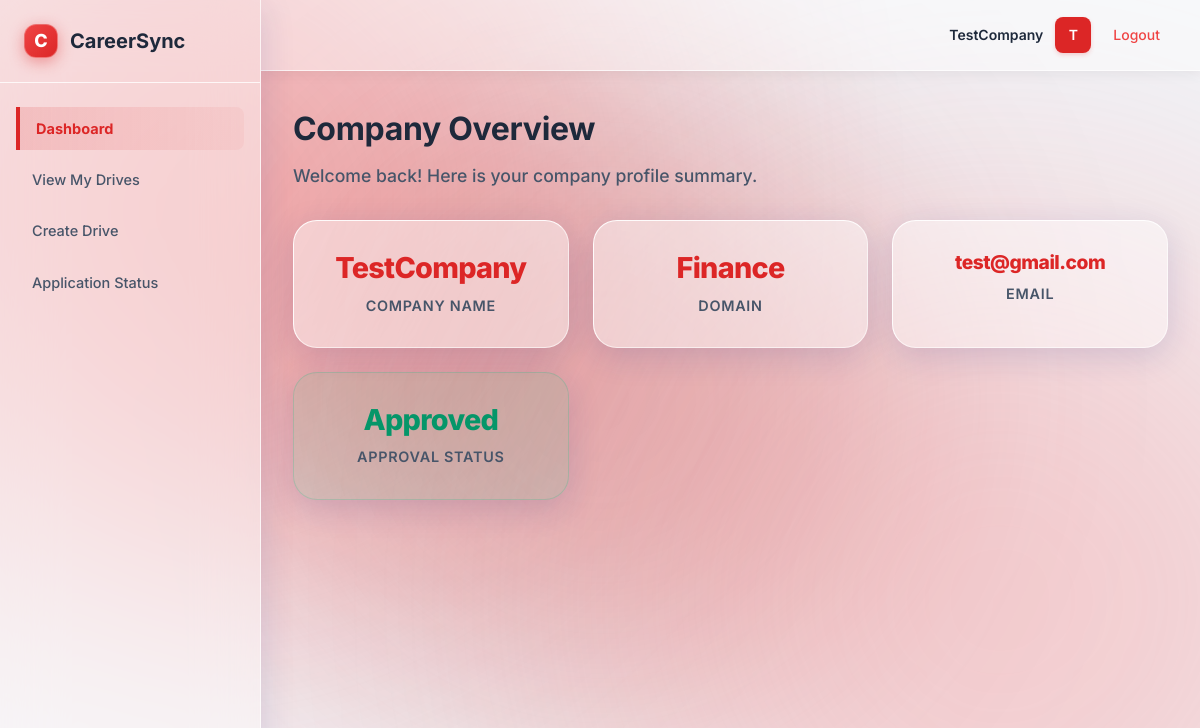
Page /company/dashboard (signed in) on the committed database.
### models.py (models this page shows)
class Company(db.Model):
    id = db.Column(db.Integer, primary_key = True)
    company_name = db.Column(db.String(100), nullable = False)
    email = db.Column(db.String(100), nullable = False, unique = True)
    pass_hash = db.Column(db.String(100), nullable = False )
    hr_contact = db.Column(db.Integer, nullable = False)
    website = db.Column(db.String(100), nullable = False)
    domain = db.Column(db.String(100), nullable = False)
    description = db.Column(db.Text, nullable = False)
    approval_status = db.Column(db.String(50), default = "Pending")
    is_active = db.Column(db.Boolean, default = True)
    created_at = db.Column(db.DateTime, default = datetime.now(UTC))
    type_of_employment = db.Column(db.String(100))
    drives = db.relationship('PlacementDrive', backref = 'company', lazy = True)

### app.py (the view)
@app.route("/company/dashboard")
def company_dashboard():
    if not company_logged_in():
        flash("Unauthorized access.")
        return redirect(url_for("login"))
    company = Company.query.get_or_404(session["user_id"])
    drives = PlacementDrive.query.filter_by(company_id = company.id).all()
    return render_template("company_dashboard.html", company = company, drives = drives)

### app.py (called while the page is built)
def company_logged_in():
    return "user_id" in session and session.get("role") =="company"

### templates/company_dashboard.html (shortened to what this page needs)
{% extends "base.html" %}
{% block content %}
<h1>Company Overview</h1>
<p style="color: var(--text-muted); margin-bottom: 30px; font-size: 1.1rem;">Welcome back! Here is your company profile summary.</p>
<div class="dashboard-grid">
    <div class="stat-card">
        <div class="stat-value">{{ company.company_name }}</div>
        <div class="stat-label">Company Name</div>
    </div>
    <div class="stat-card">
        <div class="stat-value">{{ company.domain }}</div>
        <div class="stat-label">Domain</div>
    </div>
    <div class="stat-card">
        <div class="stat-value" style="font-size: 1.2rem;">{{ company.email }}</div>
        <div class="stat-label">Email</div>
    </div>
    <div class="stat-card {% if company.approval_status == 'Approved' %}status-approved{% else %}status-pending{% endif %}">
        <div class="stat-value">
            {{ company.approval_status }}
        </div>
        <div class="stat-label">Approval Status</div>
    </div>
</div>
{% endblock %}

### templates/base.html (shortened to what this page needs)
<!DOCTYPE html>
<html lang="en">
<head>
</head>
<body>
    <div class="bg-orb"></div>
    <div class="app-layout">
        {% block sidebar %}
        <aside class="sidebar">
            <div class="sidebar-header">
                <div class="logo-icon">C</div>
                CareerSync
            </div>
            <nav class="sidebar-nav">
                {% if session.get('role') == 'admin' %}
                <a href="{{ url_for('admin_dashboard') }}" class="{{ 'active' if request.endpoint == 'admin_dashboard' else '' }}">Dashboard</a>
                <a href="{{ url_for('admin_companies') }}" class="{{ 'active' if request.endpoint == 'admin_companies' else '' }}">Manage Companies</a>
                <a href="{{ url_for('admin_drives') }}" class="{{ 'active' if request.endpoint == 'admin_drives' else '' }}">Placement Drives</a>
                <a href="{{ url_for('admin_students') }}" class="{{ 'active' if request.endpoint == 'admin_students' else '' }}">Manage Students</a>
                <a href="{{ url_for('admin_applications') }}" class="{{ 'active' if request.endpoint == 'admin_applications' else '' }}">View Applications</a>
                <a href="{{ url_for('admin_placements') }}" class="{{ 'active' if request.endpoint == 'admin_placements' else '' }}">Placement History</a>
                <a href="{{ url_for('admin_change_password') }}" class="{{ 'active' if request.endpoint == 'admin_change_password' else '' }}">Change Password</a>
                {% elif session.get('role') == 'company' %}
                <a href="{{ url_for('company_dashboard') }}" class="{{ 'active' if request.endpoint == 'company_dashboard' else '' }}">Dashboard</a>
                <a href="{{ url_for('company_drives') }}" class="{{ 'active' if request.endpoint == 'company_drives' else '' }}">View My Drives</a>
                <a href="{{ url_for('create_drive') }}" class="{{ 'active' if request.endpoint == 'create_drive' else '' }}">Create Drive</a>
                <a href="{{ url_for('company_status') }}" class="{{ 'active' if request.endpoint == 'company_status' else '' }}">Application Status</a>
                {% endif %}
            </nav>
        </aside>
        {% endblock %}
        <div class="main-wrapper">
            {% block topbar %}
            <header class="topbar">
                <div class="user-profile">
                    {% if session.get('role') %}
                    <span>{{ session.get('user_name', session.get('role') | title) }}</span>
                    <div class="user-avatar">{{ session.get('user_name', session.get('role'))[0] | upper }}</div>
                    <a href="{{ url_for('logout') }}" style="color: #ef4444; margin-left: 10px;">Logout</a>
                    {% else %}
                    <span>Guest User</span>
                    <div class="user-avatar" style="background:#cbd5e1; color: #475569;">G</div>
                    {% endif %}
                </div>
            </header>
            {% endblock %}
            {% block page_container %}
            <div class="container">
                {% block content %}{% endblock %}
            </div>
            {% endblock %}
        </div>
    </div>
</body>
</html>

### templates/company_dashboard.html (style rules this page uses)
.dashboard-grid { display: grid; grid-template-columns: repeat(auto-fit, minmax(240px, 1fr)); gap: 24px; margin-top: 24px; }
.stat-card { background: var(--bg-glass); backdrop-filter: blur(30px); -webkit-backdrop-filter: blur(30px); border-radius: var(--radius-lg); padding: 30px 24px; border: 1px solid var(--border-glass); border-top: 1px solid rgba(255, 255, 255, 0.9); border-left: 1px solid rgba(255, 255, 255, 0.9); box-shadow: var(--shadow-glass); text-align: center; transition: transform 0.2s ease, box-shadow 0.2s ease; }
.stat-value { font-size: 1.8rem; font-weight: 800; color: var(--primary); margin-bottom: 8px; line-height: 1.2; letter-spacing: -0.025em; }
.stat-label { font-size: 0.9rem; font-weight: 600; color: var(--text-muted); text-transform: uppercase; letter-spacing: 0.05em; }
.status-approved { background: rgba(16, 185, 129, 0.1) !important; border-color: rgba(16, 185, 129, 0.2) !important; }
.status-approved .stat-value { color: #059669 !important; }

### rows in the picture
Company: get "TestCompany", company_name "TestCompany", domain "Finance", email "test@gmail.com", approval_status "Approved"

### other values in the picture
{{ session.get('user_name', session.get('role'))[0] | upper }} "T"
